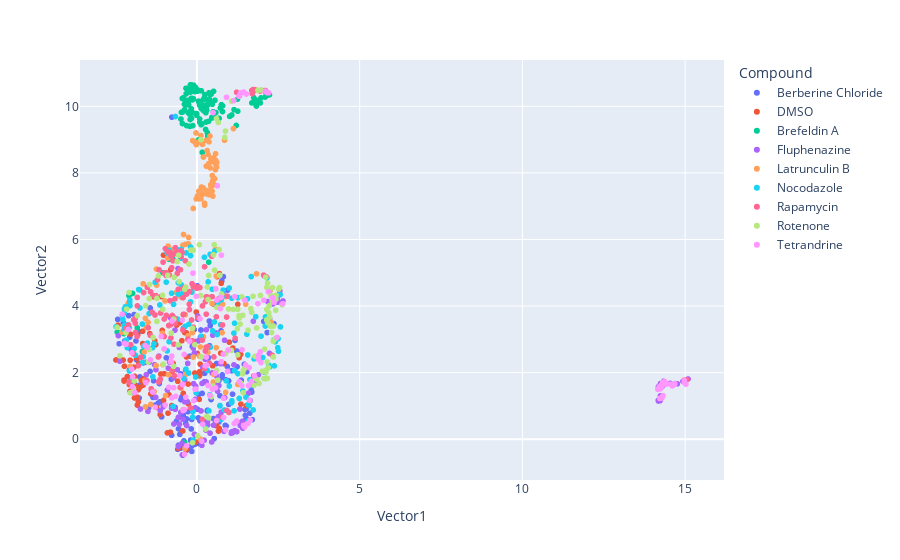

Here is the notebook cell this chart was saved with:
### Code cell
def gen_fig(n_neighbors = 15, min_dist = 0.1):
    result = features_preprocess(features_dict, n_neighbors, min_dist)
    result = prepare_info_df(result)
    fig = px.scatter(result, x = 'Vector1', y = 'Vector2', color = 'Compound')
    return fig
gen_fig().show()

### Figure 1 — Plotly figure (JSON) as saved in the notebook; plotly's stock layout.template omitted (floating-point values rounded to 4 significant figures; data arrays with more than 128 entries replaced by an {"elided": "..."} marker saying what was removed)
{"data": [{"hovertemplate": "Compound=Berberine Chloride<br>Vector1=%{x}<br>Vector2=%{y}<extra></extra>", "legendgroup": "Berberine Chloride", "marker": {"color": "#636efa", "symbol": "circle"}, "mode": "markers", "name": "Berberine Chloride", "showlegend": true, "type": "scattergl", "x": {"elided": "132 float values"}, "xaxis": "x", "y": {"elided": "132 float values"}, "yaxis": "y"}, {"hovertemplate": "Compound=DMSO<br>Vector1=%{x}<br>Vector2=%{y}<extra></extra>", "legendgroup": "DMSO", "marker": {"color": "#EF553B", "symbol": "circle"}, "mode": "markers", "name": "DMSO", "showlegend": true, "type": "scattergl", "x": [-2.052, -1.823, 0.6189, 0.7451, -1.067, 0.6933, -1.027, 1.254, -2.239, 0.08614, -2.424, -2.058, -2.139, -0.4349, 1.343, -2.072, 0.007572, -1.799, 0.7308, -0.363, -0.4169, -1.036, -0.4184, -2.488, 0.6842, 1.515, -1.131, -0.06415, 1.295, -1.027, -1.241, -1.828, 1.35, -0.321, 0.4836, 0.5746, -1.006, 0.5817, -0.3285, -0.01941, -1.094, -2.239, -0.5139, -2.229, -0.5185, 0.09699, -0.859, -1.851, 0.08219, -0.2694, 0.8291, -1.265, -1.331, -0.5904, -1.896, -1.668, 0.076, -1.831, 0.9938, -1.705, -2.077, -0.8878, -0.8163, -0.7726, -0.3789, -0.6224, -1.935, -0.9077, -0.2674, -0.7344, 0.5988, -1.45, -1.914, -1.637, -0.4631, -0.8051, -1.801, 0.06992, -1.783, -1.109, -1.652, -0.7611, 1.102, 1.748, -1.668, -0.5732, -1.748, -1.297, -0.3224, -1.417, 0.6616, -0.03222, -1.92, -2.269, -2.382, -2.041], "xaxis": "x", "y": [2.372, 3.124, 4.883, 4.683, 3.269, 4.972, 1.163, 4.051, 1.777, 1.942, 3.426, 1.44, 1.88, 0.2468, 2.546, 2.088, 2.579, 1.126, 2.585, -0.2077, 1.376, 3.105, 3.746, 2.38, 0.3259, 1.003, 0.7405, 1.987, 2.448, 5.529, 0.9536, 1.261, 1.054, 2.47, 2.204, 0.5547, 1.967, 0.5271, 3.197, 3.82, 4.286, 1.746, 1.548, 2.192, 3.504, 2.254, 1.333, 2.435, 2.026, 1.657, 2.27, 2.84, 4.279, 1.739, 1.608, 3.242, 1.901, 1.024, 2.915, 1.765, 1.643, 0.7818, 0.2109, 1.012, 3.205, 3.429, 2.163, 0.1893, 1.066, 2.283, 0.4049, 3.171, 1.889, 1.813, 2.959, 5.101, 1.485, 1.197, 2.281, 1.958, 1.625, 2.036, 2.738, 1.906, 2.872, -0.2779, 1.563, 2.958, -0.3111, 1.361, 0.2429, -0.08573, 1.239, 2.377, 3.196, 3.149], "yaxis": "y"}, {"hovertemplate": "Compound=Brefeldin A<br>Vector1=%{x}<br>Vector2=%{y}<extra></extra>", "legendgroup": "Brefeldin A", "marker": {"color": "#00cc96", "symbol": "circle"}, "mode": "markers", "name": "Brefeldin A", "showlegend": true, "type": "scattergl", "x": {"elided": "132 float values"}, "xaxis": "x", "y": {"elided": "132 float values"}, "yaxis": "y"}, {"hovertemplate": "Compound=Fluphenazine<br>Vector1=%{x}<br>Vector2=%{y}<extra></extra>", "legendgroup": "Fluphenazine", "marker": {"color": "#ab63fa", "symbol": "circle"}, "mode": "markers", "name": "Fluphenazine", "showlegend": true, "type": "scattergl", "x": {"elided": "132 float values"}, "xaxis": "x", "y": {"elided": "132 float values"}, "yaxis": "y"}, {"hovertemplate": "Compound=Latrunculin B<br>Vector1=%{x}<br>Vector2=%{y}<extra></extra>", "legendgroup": "Latrunculin B", "marker": {"color": "#FFA15A", "symbol": "circle"}, "mode": "markers", "name": "Latrunculin B", "showlegend": true, "type": "scattergl", "x": {"elided": "132 float values"}, "xaxis": "x", "y": {"elided": "132 float values"}, "yaxis": "y"}, {"hovertemplate": "Compound=Nocodazole<br>Vector1=%{x}<br>Vector2=%{y}<extra></extra>", "legendgroup": "Nocodazole", "marker": {"color": "#19d3f3", "symbol": "circle"}, "mode": "markers", "name": "Nocodazole", "showlegend": true, "type": "scattergl", "x": {"elided": "132 float values"}, "xaxis": "x", "y": {"elided": "132 float values"}, "yaxis": "y"}, {"hovertemplate": "Compound=Rapamycin<br>Vector1=%{x}<br>Vector2=%{y}<extra></extra>", "legendgroup": "Rapamycin", "marker": {"color": "#FF6692", "symbol": "circle"}, "mode": "markers", "name": "Rapamycin", "showlegend": true, "type": "scattergl", "x": {"elided": "132 float values"}, "xaxis": "x", "y": {"elided": "132 float values"}, "yaxis": "y"}, {"hovertemplate": "Compound=Rotenone<br>Vector1=%{x}<br>Vector2=%{y}<extra></extra>", "legendgroup": "Rotenone", "marker": {"color": "#B6E880", "symbol": "circle"}, "mode": "markers", "name": "Rotenone", "showlegend": true, "type": "scattergl", "x": {"elided": "132 float values"}, "xaxis": "x", "y": {"elided": "132 float values"}, "yaxis": "y"}, {"hovertemplate": "Compound=Tetrandrine<br>Vector1=%{x}<br>Vector2=%{y}<extra></extra>", "legendgroup": "Tetrandrine", "marker": {"color": "#FF97FF", "symbol": "circle"}, "mode": "markers", "name": "Tetrandrine", "showlegend": true, "type": "scattergl", "x": {"elided": "132 float values"}, "xaxis": "x", "y": {"elided": "132 float values"}, "yaxis": "y"}], "layout": {"legend": {"title": {"text": "Compound"}, "tracegroupgap": 0}, "margin": {"t": 60}, "xaxis": {"anchor": "y", "domain": [0, 1], "title": {"text": "Vector1"}}, "yaxis": {"anchor": "x", "domain": [0, 1], "title": {"text": "Vector2"}}}}
